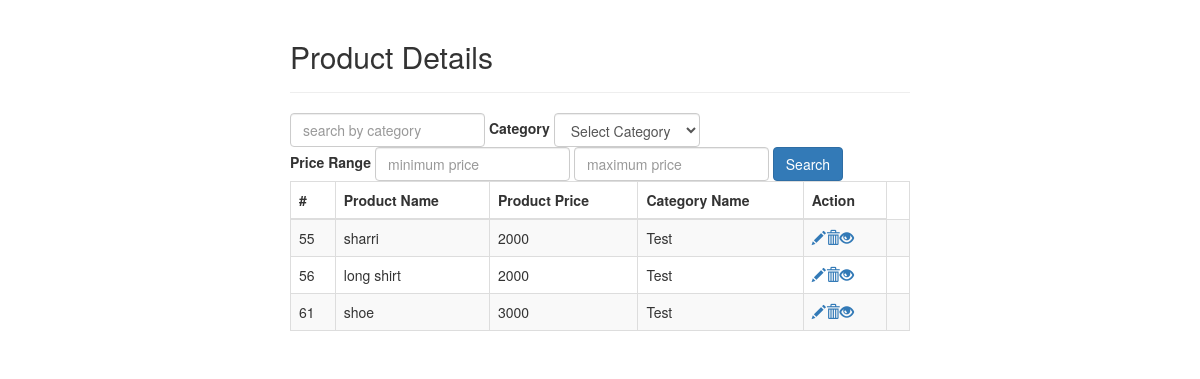
Page /index.php?cat_id=9 on the committed database.
### tables this page shows
CREATE TABLE `product` (
  `id` int(11) NOT NULL,
  `product_name` varchar(100) NOT NULL,
  `product_price` int(11) NOT NULL,
  `cat_id` int(11) NOT NULL
);

CREATE TABLE `category` (
  `id` int(11) NOT NULL,
  `cat_name` varchar(100) NOT NULL
);

### index.php (the view, shortened to what this page needs)
<!DOCTYPE html>
<html lang="en">
<head>
    <link rel="stylesheet" href="https://maxcdn.bootstrapcdn.com/bootstrap/3.3.7/css/bootstrap.css">
</head>
<body>
    <div class="wrapper">
        <div class="container-fluid">
            <div class="row">
                <div class="col-md-12">
                    <div class="page-header clearfix">
                        <h2 class="pull-left">Product Details</h2>
                    </div>
                     <form class="form-inline" action="<?php echo htmlspecialchars($_SERVER["PHP_SELF"]); ?>" method="get">
                        <div class="form-group">
                            <input type="text" name="search" class="form-control" placeholder="search by category">
                        </div>
                        <div class="form-group">
                            <label>Category</label>
                            <select name="cat_id" class="form-control">
                                <option value="">Select Category</option>
                            </select>
                        </div>
                        <div class="form-group">
                            <label>Price Range</label>
                            <input type="text" name="min" class="form-control" placeholder="minimum price">
                            <input type="text" name="max" class="form-control" placeholder="maximum price">
                        </div>
                         <input type="submit" class="btn btn-primary" value="Search">
                    </form>
                    <?php
                    require_once "config.php";
                    $condition = 1;
                    if (isset($_GET['cat_id']) && $_GET['cat_id']!='') {
                        $condition .= " AND product.cat_id='".$_GET['cat_id']."'";
                    }
                    $sql = "SELECT product.id, product.product_name, product.product_price, category.cat_name from product INNER JOIN category on product.cat_id=category.id where $condition";
                    if($result = mysqli_query($link, $sql)){
                        if(mysqli_num_rows($result) > 0){
                            echo "<table class='table table-bordered table-striped'>";
                                echo "<thead>";
                                    echo "<tr>";
                                       echo "<th>#</th>";
                                        echo "<th>Product Name</th>";
                                        echo "<th>Product Price</th>";
                                        echo "<th>Category Name</th>";
                                        echo "<th>Action</th>";
                                    echo "</tr>";
                                echo "</thead>";
                                echo "<tbody>";
                                while($row = mysqli_fetch_array($result)){
                                    echo "<tr>";
                                         echo "<td>" . $row['id'] . "</td>";
                                       echo "<td>" . $row['product_name'] . "</td>";
                                       echo "<td>" . $row['product_price'] . "</td>";
                                        echo "<td>" . $row['cat_name'] . "</td>";
                                        echo "<td>";
                                         echo "<a href='update.php?id=". $row['id'] . " ' title='Update Record' data-toggle='tooltip'><span class='glyphicon glyphicon-pencil'></span></a>";
                                            echo "<a href='delete.php?id=". $row['id'] ."' title='Delete Record' data-toggle='tooltip'><span class='glyphicon glyphicon-trash'></span></a>";
                                            echo "<a href='productDetails.php?id=". $row['id'] ."' title='view Record' data-toggle='tooltip'><span class='glyphicon glyphicon-eye-open'></span></a>";
                                             echo "<td>";
                                    echo "</tr>";
                                }
                                echo "</tbody>";
                            echo "</table>";
                        } else{
                            echo "<p class='lead'><em>No records were found.</em></p>";
                        }
                    } else{
                        echo "ERROR: Could not able to execute $sql. " . mysqli_error($link);
                    }
                    ?>
                </div>
            </div>
        </div>
    </div>
</body>
</html>

### index.php (style rules this page uses)
.wrapper { width: 650px; margin: 0 auto; }
.page-header h2 { margin-top: 0; }

### rows in the picture
product: id "55", product_name "sharri", product_price "2000", cat.cat_name "Test"
product: id "56", product_name "long shirt", product_price "2000", cat.cat_name "Test"
product: id "61", product_name "shoe", product_price "3000", cat.cat_name "Test"
